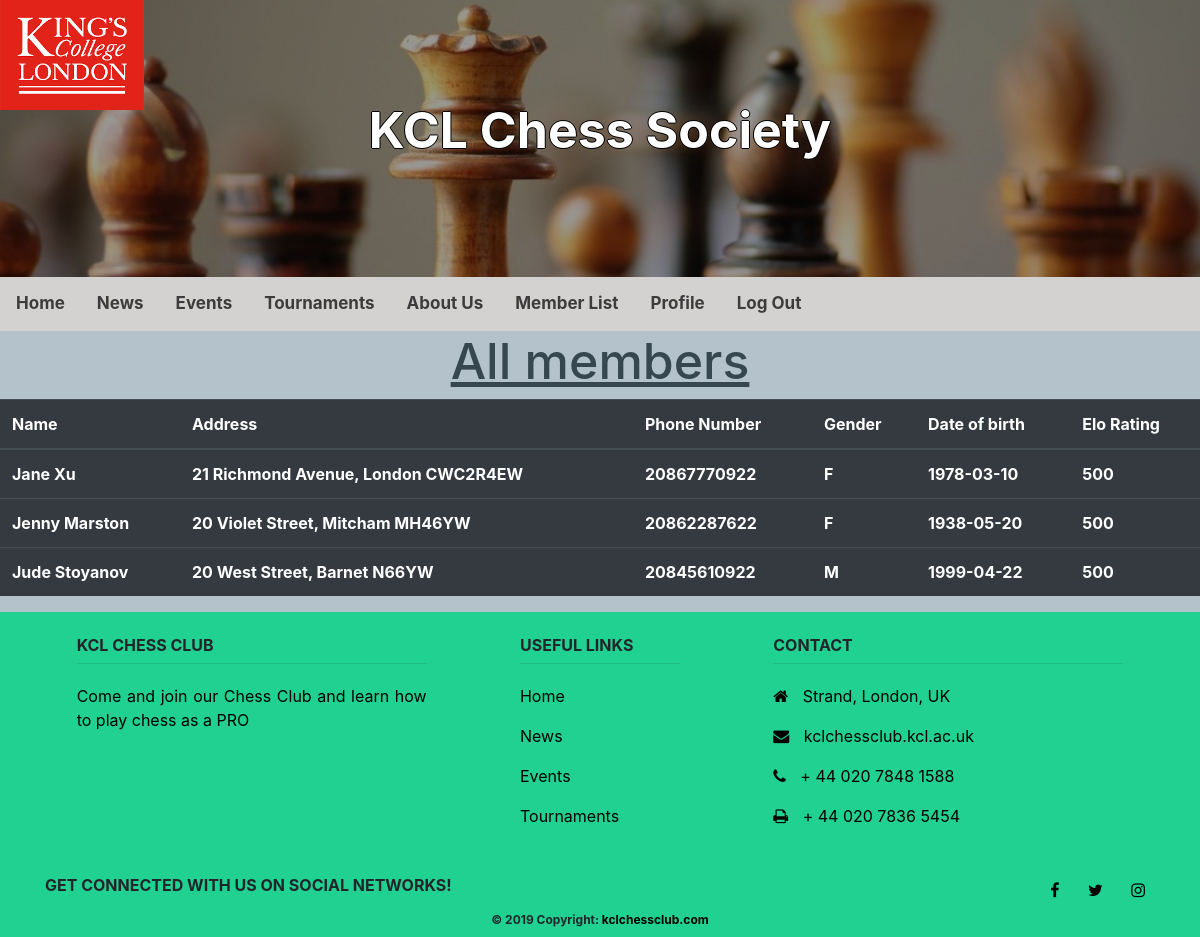
The app's page /pages/members/members.php (signed in) with its own data.
### tables this page shows
CREATE TABLE `users` (
  `id` INT(11) NOT NULL AUTO_INCREMENT,
  `admin` BIT(1) NOT NULL DEFAULT 0,  
  `first_name` VARCHAR(255),
  `last_name` VARCHAR(255),
  `dob` DATE NOT NULL,
  `gender` CHAR(1) NOT NULL,  
  `phone` VARCHAR(15) NOT NULL,
  `address` VARCHAR(255),
  `rating` INT(3) NOT NULL DEFAULT 500,
  `email` VARCHAR(255),
  `username` VARCHAR(255),
  `hashed_password` VARCHAR(255),
  PRIMARY KEY (`id`)
);

### private/functions.php (called while the page is built, shortened)
<?php
    function url_for($path) {
        if($path[0] != '/') {
            $path = "/" . $path;
        }
        return WWW_ROOT . $path;
    }
?>

### private/auth_functions.php (called while the page is built, shortened)
<?php
  function require_admin_login() {
    if(!user_is_admin()) {
      redirect_to(url_for('index.php'));
    } else {
    }
  }
  function is_logged_in() {
    return isset($_SESSION['user_id']);
  }
  function user_is_admin() {
    $user = find_user_by_id($_SESSION['user_id']);
    return (is_logged_in() && $user['admin'] == "1");
  }
?>

### private/query_functions_users.php (called while the page is built, shortened)
<?php
    function find_user_by_id($id) {
        global $db;
        $sql = "SELECT * FROM users ";
        $sql .= "WHERE id='" . db_escape($db, $id) . "' ";
        $sql .= "LIMIT 1";
        $result = mysqli_query($db, $sql);
        $user = mysqli_fetch_assoc($result);
        return $user;
    }
    function find_members() {
        global $db;
        $sql = "SELECT * FROM users WHERE admin = 0; ";
        $result = mysqli_query($db, $sql);
        return $result;
    }
?>

### private/database.php (called while the page is built, shortened)
<?php
    function db_escape($connection, $input) {
        return mysqli_real_escape_string($connection, $input);
    }
?>

### public/pages/members/members.php (the view, shortened to what this page needs)
<?php
require_admin_login();
?>
<?php include(SHARED_PATH . '/header.php'); ?>
<h1 style="font-size: 50px;", text-align="center">All members</h1>
  <table class="table table-hover table-dark">
  <thead>
    <tr>
      <th scope="col">Name</th>
      <th scope="col">Address</th>
      <th scope="col">Phone Number</th>
      <th scope="col">Gender</th>
      <th scope="col">Date of birth</th>
      <th scope="col">Elo Rating</th>
    </tr>
  </thead>
  <tbody>
  <?php
  $members = find_members();
        if (mysqli_num_rows($members) > 0) {
            while($row = mysqli_fetch_assoc($members)){
                echo "<tr>";
                  echo "<th scope='col'>". $row["first_name"]. " " . $row["last_name"]."</th>";
                  echo "<th scope='col'>". $row["address"]. "</th>";
                  echo "<th scope='col'>". $row["phone"]. "</th>";
                  echo "<th scope='col'>". $row["gender"]. "</th>";
                  echo "<th scope='col'>". $row["dob"]. "</th>";
                  echo "<th scope='col'>". $row["rating"]. "</th>";
                echo "</tr>";
            }
        }
        else{
            echo '<p> No tournaments could be found.</p>';
        }
        ?>
    </tbody>
  </table>
<?php include(SHARED_PATH . '/footer.php'); ?>

### private/shared/header.php (shortened to what this page needs)
<!doctype html>
<html lang="en">
    <head>
        <link rel="stylesheet" href="https://stackpath.bootstrapcdn.com/bootstrap/4.3.1/css/bootstrap.min.css">
        <link rel="stylesheet" media="all" href="<?php echo url_for('pages/stylesheets/public.css'); ?>" />
        <link rel="stylesheet" media="all" href="<?php echo url_for('pages/stylesheets/header.css'); ?>"/>
    </head>
    <body>
        <header>
            <div class="topContainer">
                <img class="image" id="chessImage" src="<?php echo url_for('Images/chessboard.jpeg'); ?>">
                <div class="centeredTitle">KCL Chess Society</div>
                <img class="image" id="kclImage" src="<?php echo url_for('Images/img_kcl.png'); ?>">
            </div>
            <div class="topNav">
            <a href="<?php echo url_for('index.php'); ?>">Home</a>
            <a href="<?php echo url_for('pages/News/index.php'); ?>">News</a>
            <a href="<?php echo url_for('pages/Event/index.php'); ?>">Events</a>
            <a href="<?php echo url_for('pages/Tournament/index.php'); ?>">Tournaments</a>
            <a href="<?php echo url_for('pages/about/index.php'); ?>">About Us</a>
            <?php
                if(is_logged_in()){
                    if(user_is_admin()){
                        echo "<a href=" . url_for('pages/members/members.php'). ">Member List</a>";
                    }
                    echo "<a href=" . url_for('pages/profile/index.php'). ">Profile</a>";
                    echo "<a href=" . url_for('pages/log_out.php'). ">Log Out</a>";
                }
                else{
                    echo "<a href=" . url_for('pages/log_in.php'). ">Login</a>";
                }
            ?>
        </div>
        </header>

### private/shared/footer.php (shortened to what this page needs)
    <footer class="page-footer">
        <link rel="stylesheet" media="all" href="<?php echo url_for('pages/stylesheets/footer.css'); ?>"/>
        <div style="background-color: #21d192;">
            <div class="container">
                <div class="row py-4 my-2">
                    <div class="col-md-4 mx-auto">
                    <h6 class="text-uppercase font-weight-bold">KCL Chess Club</h6>
                    <hr>
                    <p class="footerP">Come and join our Chess Club and learn how to play chess as a PRO</p>
                    </div>
                    <div class="col-md-2 mx-auto">
                        <h6>Useful Links</h6>
                        <hr>
                        <p class="footerP"><a href="<?php echo url_for('index.php'); ?>">Home</a></p>
                        <p class="footerP"><a href="<?php echo url_for('pages/News/index.php'); ?>">News</a></p>
                        <p class="footerP"><a href="<?php echo url_for('pages/Event/index.php'); ?>">Events</a></p>
                        <p class="footerP"><a href="<?php echo url_for('pages/Tournament/index.php'); ?>">Tournaments</a></p>
                    </div>
                    <div class="col-md-4 mx-auto">
                        <h6>Contact</h6>
                        <hr>
                        <p class="footerP"><i class="fa fa-home"></i> Strand, London, UK</p>
                        <p class="footerP"><i class="fa fa-envelope"></i> kclchessclub.kcl.ac.uk</p>
                        <p class="footerP"><i class="fa fa-phone"></i> + 44 020 7848 1588</p>
                        <p class="footerP"><i class="fa fa-print"></i> + 44 020 7836 5454</p>
                    </div>
                </div>
                <div class="row align-items-center">
                    <div class="col-md-6 text-center text-md-left mb-md-0">
                    <h6>Get connected with us on social networks!</h6>
                    </div>
                    <div class="col-md-6 text-center text-md-right">
                        <link rel="stylesheet" href="https://cdnjs.cloudflare.com/ajax/libs/font-awesome/4.7.0/css/font-awesome.min.css">
                        <a href="https://www.facebook.com/kclsupage/" class="fb-ic">
                            <i class="fa fa-facebook-f white-text mr-4"> </i>
                        </a>
                        <a href="https://twitter.com/kclsu" class="tw-ic">
                            <i class="fa fa-twitter white-text mr-4"> </i>
                        </a>
                        <a href="https://www.instagram.com/kclsu/" class="ins-ic">
                            <i class="fa fa-instagram white-text"> </i>
                        </a>
                    </div>
                </div>
                <div class="footer-copyright text-center py-2" id ="copyright">© 2019 Copyright:
                    <a href="<?php echo url_for('index.php'); ?>"> kclchessclub.com</a>
                </div>
            </div>
        </div>
    </footer>
  </body>
</html>

### public/pages/stylesheets/public.css (style rules this page uses)
body { background-color: #b4c3cb; }
h1 { color: #37474f; text-decoration: underline; text-align: center; }
p { color: #37474f; font-size: 20px; padding-left: 40px; padding-right: 40px; text-align: justify; }

### public/pages/stylesheets/header.css (style rules this page uses)
.topContainer { width:100%; }
.centeredTitle { font-size:50px; width:100%; max-height: 20%; text-align: center; font-weight:bold; color:white; position: absolute; left: 50%; top: 20%; bottom: 20%; transform: translate(-50%, -50%); text-shadow: -1px 0 black, 0 1px black, 1px 0 black, 0 -1px black; }
#chessImage { filter: brightness(60%); width: 100%; }
#kclImage { position:absolute; left: 0; top: 0; width:12%; }
.topNav { background-color: rgb(212, 209, 209); overflow: hidden; width: 100%; }
.topNav a { float: left; color: #3d3b3b; text-align: center; padding: 14px 16px; text-decoration: none; font-size: 17px; font-weight: bold; }

### public/pages/stylesheets/footer.css (style rules this page uses)
.footerP { padding: 0px; font-size:16px; color: black; }
hr { color: black; margin-bottom: 20px; margin-top: 0px; }
h6 { font-weight: bold; text-transform: uppercase; }
i { margin-right: 10px; }
a { color: black; }
#copyright { font-size:12px; font-weight:bold; }

### records on screen
users: first_name "Jane", last_name "Xu", address "21 Richmond Avenue, London CWC2R4EW", phone "20867770922", gender "F", dob "1978-03-10", rating "500"
users: first_name "Jenny", last_name "Marston", address "20 Violet Street, Mitcham MH46YW", phone "20862287622", gender "F", dob "1938-05-20", rating "500"
users: first_name "Jude", last_name "Stoyanov", address "20 West Street, Barnet N66YW", phone "20845610922", gender "M", dob "1999-04-22", rating "500"
